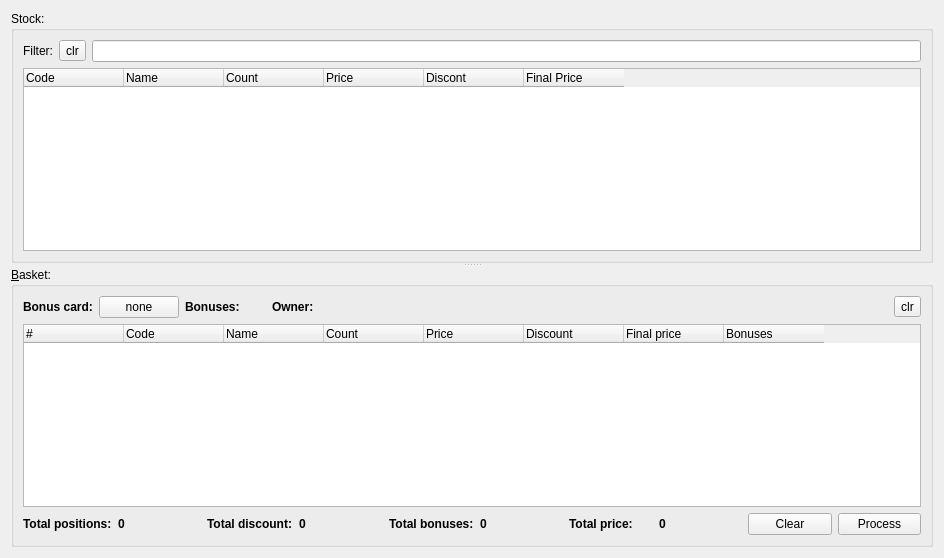
<?xml version="1.0" encoding="UTF-8"?>
<ui version="4.0">
 <class>SellingView</class>
 <widget class="QWidget" name="SellingView">
  <property name="geometry">
   <rect>
    <x>0</x>
    <y>0</y>
    <width>944</width>
    <height>558</height>
   </rect>
  </property>
  <property name="windowTitle">
   <string>Form</string>
  </property>
  <layout class="QVBoxLayout" name="verticalLayout_3">
   <item>
    <widget class="QSplitter" name="splitter">
     <property name="orientation">
      <enum>Qt::Vertical</enum>
     </property>
     <widget class="QGroupBox" name="groupBox">
      <property name="title">
       <string>Stock:</string>
      </property>
      <layout class="QVBoxLayout" name="verticalLayout">
       <item>
        <layout class="QHBoxLayout" name="horizontalLayout">
         <item>
          <widget class="QLabel" name="label">
           <property name="text">
            <string>Filter:</string>
           </property>
           <property name="alignment">
            <set>Qt::AlignRight|Qt::AlignTrailing|Qt::AlignVCenter</set>
           </property>
          </widget>
         </item>
         <item>
          <widget class="QToolButton" name="butClear">
           <property name="text">
            <string>clr</string>
           </property>
          </widget>
         </item>
         <item>
          <widget class="QLineEdit" name="filter"/>
         </item>
        </layout>
       </item>
       <item>
        <widget class="QTreeWidget" name="view">
         <property name="alternatingRowColors">
          <bool>true</bool>
         </property>
         <property name="rootIsDecorated">
          <bool>false</bool>
         </property>
         <property name="uniformRowHeights">
          <bool>true</bool>
         </property>
         <property name="itemsExpandable">
          <bool>false</bool>
         </property>
         <property name="animated">
          <bool>false</bool>
         </property>
         <property name="expandsOnDoubleClick">
          <bool>false</bool>
         </property>
         <attribute name="headerDefaultSectionSize">
          <number>100</number>
         </attribute>
         <attribute name="headerStretchLastSection">
          <bool>false</bool>
         </attribute>
         <column>
          <property name="text">
           <string>Code</string>
          </property>
         </column>
         <column>
          <property name="text">
           <string>Name</string>
          </property>
         </column>
         <column>
          <property name="text">
           <string>Count</string>
          </property>
         </column>
         <column>
          <property name="text">
           <string>Price</string>
          </property>
         </column>
         <column>
          <property name="text">
           <string>Discont</string>
          </property>
         </column>
         <column>
          <property name="text">
           <string>Final Price</string>
          </property>
         </column>
        </widget>
       </item>
      </layout>
     </widget>
     <widget class="QGroupBox" name="groupBox_2">
      <property name="title">
       <string>&amp;Basket:</string>
      </property>
      <layout class="QVBoxLayout" name="verticalLayout_2">
       <item>
        <layout class="QHBoxLayout" name="horizontalLayout_2">
         <item>
          <widget class="QLabel" name="label_6">
           <property name="sizePolicy">
            <sizepolicy hsizetype="Minimum" vsizetype="Preferred">
             <horstretch>0</horstretch>
             <verstretch>0</verstretch>
            </sizepolicy>
           </property>
           <property name="font">
            <font>
             <weight>75</weight>
             <bold>true</bold>
            </font>
           </property>
           <property name="text">
            <string>Bonus card:</string>
           </property>
           <property name="textInteractionFlags">
            <set>Qt::NoTextInteraction</set>
           </property>
          </widget>
         </item>
         <item>
          <widget class="QPushButton" name="butSelectCard">
           <property name="sizePolicy">
            <sizepolicy hsizetype="Preferred" vsizetype="Fixed">
             <horstretch>0</horstretch>
             <verstretch>0</verstretch>
            </sizepolicy>
           </property>
           <property name="text">
            <string>none</string>
           </property>
          </widget>
         </item>
         <item>
          <widget class="QLabel" name="label_10">
           <property name="sizePolicy">
            <sizepolicy hsizetype="Minimum" vsizetype="Preferred">
             <horstretch>0</horstretch>
             <verstretch>0</verstretch>
            </sizepolicy>
           </property>
           <property name="font">
            <font>
             <weight>75</weight>
             <bold>true</bold>
            </font>
           </property>
           <property name="text">
            <string>Bonuses:</string>
           </property>
          </widget>
         </item>
         <item>
          <widget class="QLabel" name="cardValue">
           <property name="sizePolicy">
            <sizepolicy hsizetype="Preferred" vsizetype="Preferred">
             <horstretch>0</horstretch>
             <verstretch>0</verstretch>
            </sizepolicy>
           </property>
           <property name="minimumSize">
            <size>
             <width>20</width>
             <height>0</height>
            </size>
           </property>
           <property name="text">
            <string/>
           </property>
          </widget>
         </item>
         <item>
          <widget class="QLabel" name="label_8">
           <property name="sizePolicy">
            <sizepolicy hsizetype="Minimum" vsizetype="Preferred">
             <horstretch>0</horstretch>
             <verstretch>0</verstretch>
            </sizepolicy>
           </property>
           <property name="font">
            <font>
             <weight>75</weight>
             <bold>true</bold>
            </font>
           </property>
           <property name="text">
            <string>Owner:</string>
           </property>
           <property name="textInteractionFlags">
            <set>Qt::NoTextInteraction</set>
           </property>
          </widget>
         </item>
         <item>
          <widget class="QLabel" name="cardOwner">
           <property name="sizePolicy">
            <sizepolicy hsizetype="MinimumExpanding" vsizetype="Preferred">
             <horstretch>0</horstretch>
             <verstretch>0</verstretch>
            </sizepolicy>
           </property>
           <property name="text">
            <string/>
           </property>
          </widget>
         </item>
         <item>
          <widget class="QToolButton" name="butClearCard">
           <property name="text">
            <string>clr</string>
           </property>
          </widget>
         </item>
        </layout>
       </item>
       <item>
        <widget class="QTreeWidget" name="basket">
         <property name="alternatingRowColors">
          <bool>true</bool>
         </property>
         <property name="rootIsDecorated">
          <bool>false</bool>
         </property>
         <property name="uniformRowHeights">
          <bool>true</bool>
         </property>
         <property name="itemsExpandable">
          <bool>false</bool>
         </property>
         <property name="expandsOnDoubleClick">
          <bool>false</bool>
         </property>
         <attribute name="headerDefaultSectionSize">
          <number>100</number>
         </attribute>
         <attribute name="headerMinimumSectionSize">
          <number>30</number>
         </attribute>
         <attribute name="headerStretchLastSection">
          <bool>false</bool>
         </attribute>
         <column>
          <property name="text">
           <string>#</string>
          </property>
         </column>
         <column>
          <property name="text">
           <string>Code</string>
          </property>
         </column>
         <column>
          <property name="text">
           <string>Name</string>
          </property>
         </column>
         <column>
          <property name="text">
           <string>Count</string>
          </property>
         </column>
         <column>
          <property name="text">
           <string>Price</string>
          </property>
         </column>
         <column>
          <property name="text">
           <string>Discount</string>
          </property>
         </column>
         <column>
          <property name="text">
           <string>Final price</string>
          </property>
         </column>
         <column>
          <property name="text">
           <string>Bonuses</string>
          </property>
         </column>
        </widget>
       </item>
       <item>
        <layout class="QHBoxLayout" name="horizontalLayout_3">
         <item>
          <widget class="QLabel" name="label_2">
           <property name="font">
            <font>
             <weight>75</weight>
             <bold>true</bold>
            </font>
           </property>
           <property name="text">
            <string>Total positions:</string>
           </property>
          </widget>
         </item>
         <item>
          <widget class="QLabel" name="totalPos">
           <property name="font">
            <font>
             <weight>75</weight>
             <bold>true</bold>
            </font>
           </property>
           <property name="text">
            <string>0</string>
           </property>
          </widget>
         </item>
         <item>
          <widget class="QLabel" name="label_5">
           <property name="font">
            <font>
             <weight>75</weight>
             <bold>true</bold>
            </font>
           </property>
           <property name="text">
            <string>Total discount:</string>
           </property>
          </widget>
         </item>
         <item>
          <widget class="QLabel" name="totalDisount">
           <property name="font">
            <font>
             <weight>75</weight>
             <bold>true</bold>
            </font>
           </property>
           <property name="text">
            <string>0</string>
           </property>
          </widget>
         </item>
         <item>
          <widget class="QLabel" name="label_4">
           <property name="font">
            <font>
             <weight>75</weight>
             <bold>true</bold>
            </font>
           </property>
           <property name="text">
            <string>Total bonuses:</string>
           </property>
          </widget>
         </item>
         <item>
          <widget class="QLabel" name="totalBonuses">
           <property name="font">
            <font>
             <weight>75</weight>
             <bold>true</bold>
            </font>
           </property>
           <property name="text">
            <string>0</string>
           </property>
          </widget>
         </item>
         <item>
          <widget class="QLabel" name="label_3">
           <property name="font">
            <font>
             <weight>75</weight>
             <bold>true</bold>
            </font>
           </property>
           <property name="text">
            <string>Total price:</string>
           </property>
          </widget>
         </item>
         <item>
          <widget class="QLabel" name="totalPrice">
           <property name="font">
            <font>
             <weight>75</weight>
             <bold>true</bold>
            </font>
           </property>
           <property name="text">
            <string>0</string>
           </property>
          </widget>
         </item>
         <item>
          <widget class="QPushButton" name="clear">
           <property name="text">
            <string>Clear</string>
           </property>
          </widget>
         </item>
         <item>
          <widget class="QPushButton" name="process">
           <property name="text">
            <string>Process</string>
           </property>
          </widget>
         </item>
        </layout>
       </item>
      </layout>
     </widget>
    </widget>
   </item>
  </layout>
 </widget>
 <resources/>
 <connections>
  <connection>
   <sender>view</sender>
   <signal>itemDoubleClicked(QTreeWidgetItem*,int)</signal>
   <receiver>SellingView</receiver>
   <slot>ItemToBasket(QTreeWidgetItem*,int)</slot>
   <hints>
    <hint type="sourcelabel">
     <x>471</x>
     <y>143</y>
    </hint>
    <hint type="destinationlabel">
     <x>471</x>
     <y>278</y>
    </hint>
   </hints>
  </connection>
  <connection>
   <sender>clear</sender>
   <signal>clicked()</signal>
   <receiver>SellingView</receiver>
   <slot>onClear()</slot>
   <hints>
    <hint type="sourcelabel">
     <x>796</x>
     <y>526</y>
    </hint>
    <hint type="destinationlabel">
     <x>471</x>
     <y>278</y>
    </hint>
   </hints>
  </connection>
  <connection>
   <sender>process</sender>
   <signal>clicked()</signal>
   <receiver>SellingView</receiver>
   <slot>onProcess()</slot>
   <hints>
    <hint type="sourcelabel">
     <x>886</x>
     <y>526</y>
    </hint>
    <hint type="destinationlabel">
     <x>471</x>
     <y>278</y>
    </hint>
   </hints>
  </connection>
  <connection>
   <sender>butClear</sender>
   <signal>clicked()</signal>
   <receiver>filter</receiver>
   <slot>clear()</slot>
   <hints>
    <hint type="sourcelabel">
     <x>79</x>
     <y>45</y>
    </hint>
    <hint type="destinationlabel">
     <x>512</x>
     <y>45</y>
    </hint>
   </hints>
  </connection>
  <connection>
   <sender>filter</sender>
   <signal>textChanged(QString)</signal>
   <receiver>SellingView</receiver>
   <slot>onChange(QString)</slot>
   <hints>
    <hint type="sourcelabel">
     <x>512</x>
     <y>45</y>
    </hint>
    <hint type="destinationlabel">
     <x>471</x>
     <y>278</y>
    </hint>
   </hints>
  </connection>
  <connection>
   <sender>butClearCard</sender>
   <signal>clicked()</signal>
   <receiver>SellingView</receiver>
   <slot>onClearCard()</slot>
   <hints>
    <hint type="sourcelabel">
     <x>912</x>
     <y>319</y>
    </hint>
    <hint type="destinationlabel">
     <x>471</x>
     <y>278</y>
    </hint>
   </hints>
  </connection>
  <connection>
   <sender>butSelectCard</sender>
   <signal>clicked()</signal>
   <receiver>SellingView</receiver>
   <slot>onSelCard()</slot>
   <hints>
    <hint type="sourcelabel">
     <x>160</x>
     <y>319</y>
    </hint>
    <hint type="destinationlabel">
     <x>471</x>
     <y>278</y>
    </hint>
   </hints>
  </connection>
 </connections>
 <slots>
  <slot>ItemToBasket(QTreeWidgetItem*,int)</slot>
  <slot>onClear()</slot>
  <slot>onProcess()</slot>
  <slot>onChange(QString)</slot>
  <slot>onClearCard()</slot>
  <slot>onSelCard()</slot>
 </slots>
</ui>
